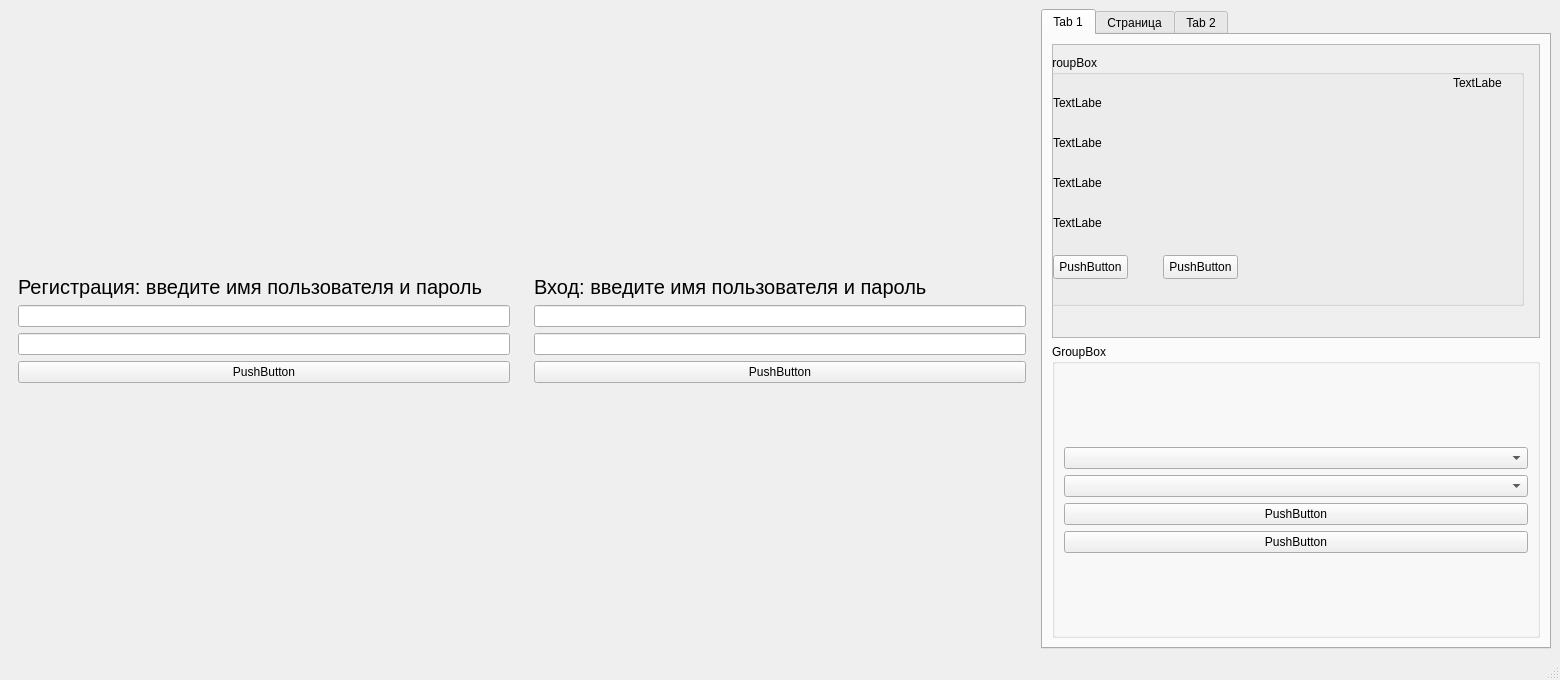
<?xml version="1.0" encoding="UTF-8"?>
<ui version="4.0">
 <class>MainWindow</class>
 <widget class="QMainWindow" name="MainWindow">
  <property name="geometry">
   <rect>
    <x>0</x>
    <y>0</y>
    <width>1560</width>
    <height>680</height>
   </rect>
  </property>
  <property name="windowTitle">
   <string>MainWindow</string>
  </property>
  <widget class="QWidget" name="centralwidget">
   <layout class="QHBoxLayout" name="horizontalLayout">
    <item>
     <widget class="QWidget" name="widget_2" native="true">
      <layout class="QVBoxLayout" name="verticalLayout_2">
       <item>
        <spacer name="verticalSpacer_3">
         <property name="orientation">
          <enum>Qt::Orientation::Vertical</enum>
         </property>
         <property name="sizeHint" stdset="0">
          <size>
           <width>20</width>
           <height>40</height>
          </size>
         </property>
        </spacer>
       </item>
       <item>
        <widget class="QLabel" name="label">
         <property name="font">
          <font>
           <pointsize>15</pointsize>
          </font>
         </property>
         <property name="text">
          <string>Регистрация: введите имя пользователя и пароль</string>
         </property>
        </widget>
       </item>
       <item>
        <widget class="QLineEdit" name="lineEdit_3"/>
       </item>
       <item>
        <widget class="QLineEdit" name="lineEdit_4"/>
       </item>
       <item>
        <widget class="QPushButton" name="pushButton_3">
         <property name="text">
          <string>PushButton</string>
         </property>
        </widget>
       </item>
       <item>
        <spacer name="verticalSpacer_4">
         <property name="orientation">
          <enum>Qt::Orientation::Vertical</enum>
         </property>
         <property name="sizeHint" stdset="0">
          <size>
           <width>20</width>
           <height>40</height>
          </size>
         </property>
        </spacer>
       </item>
      </layout>
     </widget>
    </item>
    <item>
     <widget class="QWidget" name="widget" native="true">
      <layout class="QVBoxLayout" name="verticalLayout">
       <item>
        <spacer name="verticalSpacer">
         <property name="orientation">
          <enum>Qt::Orientation::Vertical</enum>
         </property>
         <property name="sizeHint" stdset="0">
          <size>
           <width>20</width>
           <height>40</height>
          </size>
         </property>
        </spacer>
       </item>
       <item>
        <widget class="QLabel" name="label_2">
         <property name="font">
          <font>
           <pointsize>15</pointsize>
          </font>
         </property>
         <property name="text">
          <string>Вход: введите имя пользователя и пароль</string>
         </property>
        </widget>
       </item>
       <item>
        <widget class="QLineEdit" name="lineEdit"/>
       </item>
       <item>
        <widget class="QLineEdit" name="lineEdit_2"/>
       </item>
       <item>
        <widget class="QPushButton" name="pushButton_2">
         <property name="text">
          <string>PushButton</string>
         </property>
        </widget>
       </item>
       <item>
        <spacer name="verticalSpacer_2">
         <property name="orientation">
          <enum>Qt::Orientation::Vertical</enum>
         </property>
         <property name="sizeHint" stdset="0">
          <size>
           <width>20</width>
           <height>40</height>
          </size>
         </property>
        </spacer>
       </item>
      </layout>
     </widget>
    </item>
    <item>
     <widget class="QTabWidget" name="tabWidget">
      <property name="currentIndex">
       <number>0</number>
      </property>
      <widget class="QWidget" name="tab">
       <attribute name="title">
        <string>Tab 1</string>
       </attribute>
       <layout class="QVBoxLayout" name="verticalLayout_6">
        <item>
         <widget class="QScrollArea" name="scrollArea">
          <property name="widgetResizable">
           <bool>true</bool>
          </property>
          <widget class="QWidget" name="scrollAreaWidgetContents">
           <property name="geometry">
            <rect>
             <x>0</x>
             <y>0</y>
             <width>484</width>
             <height>292</height>
            </rect>
           </property>
           <widget class="QGroupBox" name="groupBox">
            <property name="geometry">
             <rect>
              <x>-10</x>
              <y>10</y>
              <width>481</width>
              <height>251</height>
             </rect>
            </property>
            <property name="title">
             <string>GroupBox</string>
            </property>
            <widget class="QPushButton" name="pushButton">
             <property name="geometry">
              <rect>
               <x>10</x>
               <y>200</y>
               <width>75</width>
               <height>24</height>
              </rect>
             </property>
             <property name="text">
              <string>PushButton</string>
             </property>
            </widget>
            <widget class="QLabel" name="label_3">
             <property name="geometry">
              <rect>
               <x>10</x>
               <y>40</y>
               <width>49</width>
               <height>16</height>
              </rect>
             </property>
             <property name="text">
              <string>TextLabel</string>
             </property>
            </widget>
            <widget class="QLabel" name="label_4">
             <property name="geometry">
              <rect>
               <x>10</x>
               <y>80</y>
               <width>49</width>
               <height>16</height>
              </rect>
             </property>
             <property name="text">
              <string>TextLabel</string>
             </property>
            </widget>
            <widget class="QLabel" name="label_5">
             <property name="geometry">
              <rect>
               <x>10</x>
               <y>120</y>
               <width>49</width>
               <height>16</height>
              </rect>
             </property>
             <property name="text">
              <string>TextLabel</string>
             </property>
            </widget>
            <widget class="QLabel" name="label_6">
             <property name="geometry">
              <rect>
               <x>10</x>
               <y>160</y>
               <width>49</width>
               <height>16</height>
              </rect>
             </property>
             <property name="text">
              <string>TextLabel</string>
             </property>
            </widget>
            <widget class="QLabel" name="label_7">
             <property name="geometry">
              <rect>
               <x>410</x>
               <y>20</y>
               <width>49</width>
               <height>16</height>
              </rect>
             </property>
             <property name="text">
              <string>TextLabel</string>
             </property>
            </widget>
            <widget class="QPushButton" name="pushButton_5">
             <property name="geometry">
              <rect>
               <x>120</x>
               <y>200</y>
               <width>75</width>
               <height>24</height>
              </rect>
             </property>
             <property name="text">
              <string>PushButton</string>
             </property>
            </widget>
           </widget>
          </widget>
         </widget>
        </item>
        <item>
         <widget class="QGroupBox" name="groupBox_2">
          <property name="title">
           <string>GroupBox</string>
          </property>
          <layout class="QVBoxLayout" name="verticalLayout_5">
           <item>
            <spacer name="verticalSpacer_5">
             <property name="orientation">
              <enum>Qt::Orientation::Vertical</enum>
             </property>
             <property name="sizeHint" stdset="0">
              <size>
               <width>20</width>
               <height>40</height>
              </size>
             </property>
            </spacer>
           </item>
           <item>
            <widget class="QComboBox" name="comboBox"/>
           </item>
           <item>
            <widget class="QComboBox" name="comboBox_2"/>
           </item>
           <item>
            <widget class="QPushButton" name="pushButton_4">
             <property name="text">
              <string>PushButton</string>
             </property>
            </widget>
           </item>
           <item>
            <widget class="QPushButton" name="pushButton_10">
             <property name="text">
              <string>PushButton</string>
             </property>
            </widget>
           </item>
           <item>
            <spacer name="verticalSpacer_6">
             <property name="orientation">
              <enum>Qt::Orientation::Vertical</enum>
             </property>
             <property name="sizeHint" stdset="0">
              <size>
               <width>20</width>
               <height>40</height>
              </size>
             </property>
            </spacer>
           </item>
          </layout>
         </widget>
        </item>
       </layout>
      </widget>
      <widget class="QWidget" name="tab_3">
       <attribute name="title">
        <string>Страница</string>
       </attribute>
       <layout class="QVBoxLayout" name="verticalLayout_7">
        <item>
         <widget class="QGroupBox" name="groupBox_3">
          <property name="title">
           <string>GroupBox</string>
          </property>
          <layout class="QVBoxLayout" name="verticalLayout_8">
           <item>
            <widget class="QLabel" name="label_8">
             <property name="font">
              <font>
               <pointsize>20</pointsize>
              </font>
             </property>
             <property name="text">
              <string>Создать задачу</string>
             </property>
            </widget>
           </item>
           <item>
            <widget class="QLineEdit" name="lineEdit_5"/>
           </item>
           <item>
            <widget class="QDateEdit" name="dateEdit"/>
           </item>
           <item>
            <widget class="QComboBox" name="comboBox_3"/>
           </item>
           <item>
            <widget class="QPushButton" name="pushButton_6">
             <property name="text">
              <string>PushButton</string>
             </property>
            </widget>
           </item>
          </layout>
         </widget>
        </item>
       </layout>
      </widget>
      <widget class="QWidget" name="tab_2">
       <attribute name="title">
        <string>Tab 2</string>
       </attribute>
       <layout class="QVBoxLayout" name="verticalLayout_9">
        <item>
         <widget class="QGroupBox" name="groupBox_4">
          <property name="title">
           <string>GroupBox</string>
          </property>
          <layout class="QVBoxLayout" name="verticalLayout_10">
           <item>
            <widget class="QLabel" name="label_9">
             <property name="font">
              <font>
               <pointsize>20</pointsize>
              </font>
             </property>
             <property name="text">
              <string>Найти задачу по ID</string>
             </property>
            </widget>
           </item>
           <item>
            <widget class="QGroupBox" name="groupBox_5">
             <property name="title">
              <string>GroupBox</string>
             </property>
             <layout class="QVBoxLayout" name="verticalLayout_11">
              <item>
               <widget class="QLabel" name="label_14">
                <property name="text">
                 <string>TextLabel</string>
                </property>
               </widget>
              </item>
              <item>
               <widget class="QLabel" name="label_10">
                <property name="text">
                 <string>TextLabel</string>
                </property>
               </widget>
              </item>
              <item>
               <widget class="QLabel" name="label_11">
                <property name="text">
                 <string>TextLabel</string>
                </property>
               </widget>
              </item>
              <item>
               <widget class="QLabel" name="label_12">
                <property name="text">
                 <string>TextLabel</string>
                </property>
               </widget>
              </item>
              <item>
               <widget class="QLabel" name="label_13">
                <property name="text">
                 <string>TextLabel</string>
                </property>
               </widget>
              </item>
              <item>
               <widget class="QPushButton" name="pushButton_9">
                <property name="text">
                 <string>PushButton</string>
                </property>
               </widget>
              </item>
              <item>
               <widget class="QPushButton" name="pushButton_8">
                <property name="text">
                 <string>PushButton</string>
                </property>
               </widget>
              </item>
             </layout>
            </widget>
           </item>
           <item>
            <widget class="QLineEdit" name="lineEdit_6"/>
           </item>
           <item>
            <widget class="QPushButton" name="pushButton_7">
             <property name="text">
              <string>PushButton</string>
             </property>
            </widget>
           </item>
          </layout>
         </widget>
        </item>
       </layout>
      </widget>
     </widget>
    </item>
   </layout>
  </widget>
  <widget class="QStatusBar" name="statusbar"/>
 </widget>
 <resources/>
 <connections/>
</ui>
